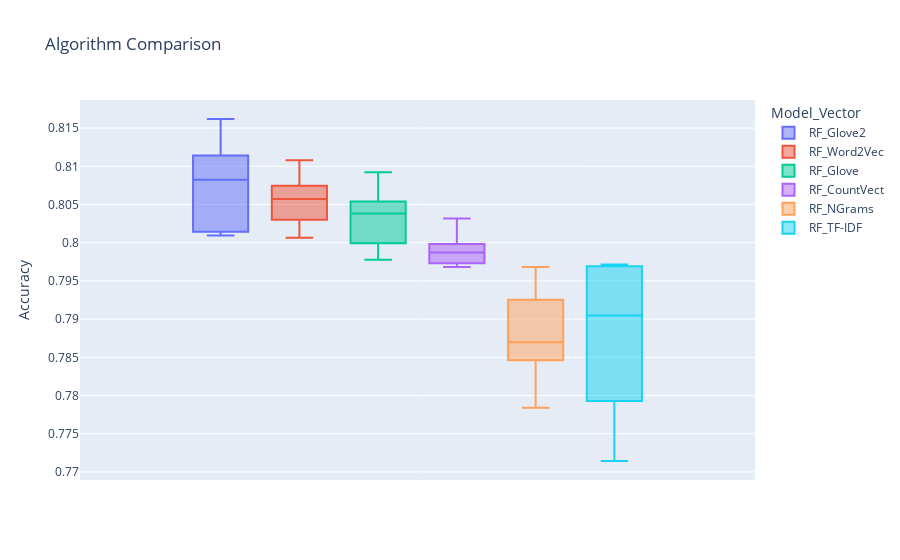

Notebook cell for this chart:
### Markdown cell above
### BoxPlot

### Code cell
# boxplot algorithm comparison
union_tables = [table_tfidf, table_countVect, table_ngrams, table_word2vec, table_glove,table_glove2]
table_summary = box_plot_cv(union_tables)
table_summary

### Figure 1 — Plotly figure (JSON) as saved in the notebook; plotly's stock layout.template omitted (floating-point values rounded to 4 significant figures)
{"data": [{"alignmentgroup": "True", "hovertemplate": "Model_Vector=RF_Glove2<br>Accuracy=%{y}<extra></extra>", "legendgroup": "RF_Glove2", "marker": {"color": "#636efa"}, "name": "RF_Glove2", "notched": false, "offsetgroup": "RF_Glove2", "orientation": "v", "showlegend": true, "type": "box", "x0": " ", "xaxis": "x", "y": [0.8162, 0.8083, 0.8016, 0.8098, 0.801], "y0": " ", "yaxis": "y"}, {"alignmentgroup": "True", "hovertemplate": "Model_Vector=RF_Word2Vec<br>Accuracy=%{y}<extra></extra>", "legendgroup": "RF_Word2Vec", "marker": {"color": "#EF553B"}, "name": "RF_Word2Vec", "notched": false, "offsetgroup": "RF_Word2Vec", "orientation": "v", "showlegend": true, "type": "box", "x0": " ", "xaxis": "x", "y": [0.8108, 0.8063, 0.8006, 0.8057, 0.8038], "y0": " ", "yaxis": "y"}, {"alignmentgroup": "True", "hovertemplate": "Model_Vector=RF_Glove<br>Accuracy=%{y}<extra></extra>", "legendgroup": "RF_Glove", "marker": {"color": "#00cc96"}, "name": "RF_Glove", "notched": false, "offsetgroup": "RF_Glove", "orientation": "v", "showlegend": true, "type": "box", "x0": " ", "xaxis": "x", "y": [0.8092, 0.8006, 0.7978, 0.8041, 0.8038], "y0": " ", "yaxis": "y"}, {"alignmentgroup": "True", "hovertemplate": "Model_Vector=RF_CountVect<br>Accuracy=%{y}<extra></extra>", "legendgroup": "RF_CountVect", "marker": {"color": "#ab63fa"}, "name": "RF_CountVect", "notched": false, "offsetgroup": "RF_CountVect", "orientation": "v", "showlegend": true, "type": "box", "x0": " ", "xaxis": "x", "y": [0.7987, 0.7987, 0.7975, 0.7968, 0.8032], "y0": " ", "yaxis": "y"}, {"alignmentgroup": "True", "hovertemplate": "Model_Vector=RF_NGrams<br>Accuracy=%{y}<extra></extra>", "legendgroup": "RF_NGrams", "marker": {"color": "#FFA15A"}, "name": "RF_NGrams", "notched": false, "offsetgroup": "RF_NGrams", "orientation": "v", "showlegend": true, "type": "box", "x0": " ", "xaxis": "x", "y": [0.7968, 0.787, 0.7784, 0.7911, 0.7867], "y0": " ", "yaxis": "y"}, {"alignmentgroup": "True", "hovertemplate": "Model_Vector=RF_TF-IDF<br>Accuracy=%{y}<extra></extra>", "legendgroup": "RF_TF-IDF", "marker": {"color": "#19d3f3"}, "name": "RF_TF-IDF", "notched": false, "offsetgroup": "RF_TF-IDF", "orientation": "v", "showlegend": true, "type": "box", "x0": " ", "xaxis": "x", "y": [0.7714, 0.7971, 0.7905, 0.7819, 0.7968], "y0": " ", "yaxis": "y"}], "layout": {"boxmode": "group", "legend": {"title": {"text": "Model_Vector"}, "tracegroupgap": 0}, "title": {"text": "Algorithm Comparison"}, "xaxis": {"anchor": "y", "domain": [0, 1]}, "yaxis": {"anchor": "x", "domain": [0, 1], "title": {"text": "Accuracy"}}}}
